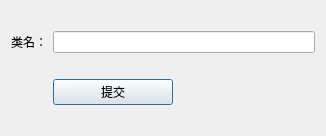
<?xml version="1.0" encoding="UTF-8"?>
<ui version="4.0">
 <class>Dialog</class>
 <widget class="QDialog" name="Dialog">
  <property name="geometry">
   <rect>
    <x>0</x>
    <y>0</y>
    <width>326</width>
    <height>136</height>
   </rect>
  </property>
  <property name="windowTitle">
   <string>查询</string>
  </property>
  <layout class="QGridLayout" name="gridLayout">
   <item row="0" column="0">
    <widget class="QLabel" name="label">
     <property name="text">
      <string>类名：</string>
     </property>
    </widget>
   </item>
   <item row="0" column="1">
    <widget class="QLineEdit" name="txtClass"/>
   </item>
   <item row="1" column="1">
    <widget class="QPushButton" name="btnSubmit">
     <property name="maximumSize">
      <size>
       <width>120</width>
       <height>16777215</height>
      </size>
     </property>
     <property name="text">
      <string>提交</string>
     </property>
    </widget>
   </item>
  </layout>
 </widget>
 <resources/>
 <connections/>
</ui>
